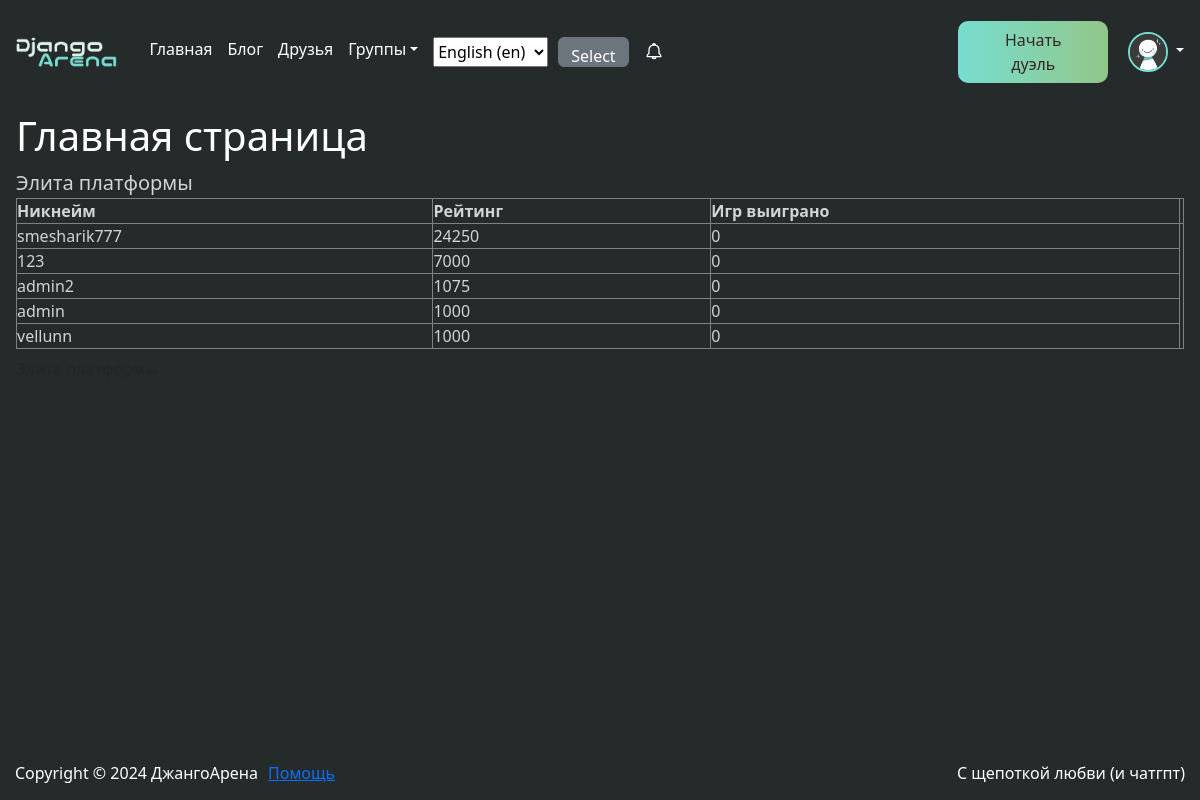
The page / (signed in) on the database its author committed.
### core/models.py (models this page shows, shortened)
class User(django.contrib.auth.models.AbstractUser):
    shortname = django.db.models.CharField(
        verbose_name="имя",
        help_text="Введите свое имя(настояшее или вымышленное, \
            главное - чемпионское)",
        max_length=16,
        blank=True,
        null=True,
    )
    birthday = django.db.models.DateField(
        "дата рождения",
        help_text="Укажите дату рождения",
        null=True,
        blank=True,
        validators=[valid_birthday],
    )
    username = django.db.models.CharField(
        verbose_name="имя пользователя",
        help_text="Придумайте уникальное имя пользователя",
        max_length=16,
        unique=True,
    )
    image = django.db.models.ImageField(
        "аватарка",
        help_text="Загрузите аватарку",
        upload_to=get_path_image,
        null=True,
        blank=True,
    )
    rating = django.db.models.IntegerField(default=1000)
    views = django.db.models.PositiveIntegerField(default=0)
    friends = django.db.models.ManyToManyField(
        "self",
        blank=True,
    )
    github_link = django.db.models.URLField(
        verbose_name="ссылка на ваш github",
        blank=True,
        null=True,
    )
    gitlab_link = django.db.models.URLField(
        verbose_name="ссылка на ваш gitlab",
        blank=True,
        null=True,
    )
    games_played = django.db.models.PositiveIntegerField(default=0)
    games_won = django.db.models.PositiveIntegerField(default=0)
    easy_problems = django.db.models.PositiveIntegerField(default=0)
    medium_problems = django.db.models.PositiveIntegerField(default=0)
    hard_problems = django.db.models.PositiveIntegerField(default=0)
    def __str__(self):
        return f"{self.username}"
    class Meta:
        verbose_name = "пользователь"
        verbose_name_plural = "пользователи"

### homepage/views.py (the view)
# urls.py: django.urls.path("", homepage.views.HomeView.as_view(), name="main"),
class HomeView(django.views.View):
    def get(self, *args, **kwargs):
        a_week_ago = django.utils.timezone.now() - datetime.timedelta(weeks=1)
        note_of_a_week = (
            notes.models.Note.objects.filter(
                created_at__gte=a_week_ago,
            )
            .order_by("-likes")
            .first()
        )
        top_users = core.models.User.objects.order_by("-rating")[:5]
        context = {
            "title": "Главная",
            "link": uuid.uuid4().hex,
            "top_users": top_users,
            "note_of_a_week": note_of_a_week,
        }
        return django.shortcuts.render(
            self.request,
            template_name="homepage/main.html",
            context=context,
        )

### notifications/context_processors.py (called while the page is built)
def get_notifications(request):
    if request.user.is_authenticated:
        user = core.models.User.objects.get(pk=request.user.id)
        cur_notifications = notifications.models.Notification.objects.filter(
            recipient=user.id,
        )
    else:
        cur_notifications = []
    return {"notifications": cur_notifications}

### notifications/models.py (called while the page is built)
    def __str__(self):
        return (
            f"{self.notification_type} {str(self.sender)}"
            f" {str(self.recipient)} {str(self.text)}"
        )

### templates/homepage/main.html (shortened to what this page needs)
{% extends "base.html" %}
{% block content %}
<div class="main">
    <h1 class="text-white">Главная страница</h1>
    <div class="main__top-users">
        <span class="main__top__title">Элита платформы</span>
        <table border="1" class="main__top__table">
            <caption>Элита платформы</caption>
            <tr>
             <th>Никнейм</th>
             <th>Рейтинг</th>
             <th>Игр выиграно</th>
             <th></th>
            </tr>
            {% for user in top_users %}
                <tr>
                    <td>{{ user.username }}</td>
                    <td>{{ user.rating }}</td>
                    <td>{{ user.games_won }}</td>
                </tr>
            {% endfor %}
        </table>
    </div>
</div>
{% endblock content %}

### templates/base.html (shortened to what this page needs)
{% load static %}
<!DOCTYPE html>
<html lang="en">
<head>
  <link type="text/css" rel="stylesheet" href="{% static 'codemirror/css/codemirror.min.css' %}">
  <link type="text/css" rel="stylesheet" href="{% static 'codemirror/css/dracula.min.css' %}">
  <link href="{% static "bootstrap/css/bootstrap.min.css" %}" rel="stylesheet">
  <link href="{% static "swiper/css/swiper-bundle.min.css" %}" rel="stylesheet">
  <link rel="stylesheet" type="text/css" href="{% static 'popup/popup.css' %}">
  <link href="{% static "style.css" %}" rel="stylesheet">
  <link href="{% static "css/header.css" %}" rel="stylesheet">
  <link href="{% static "css/footer.css" %}" rel="stylesheet">
  <link href="{% static "css/results.css" %}" rel="stylesheet">
  <link href="{% static "css/profile.css" %}" rel="stylesheet">
  <link href="{% static "css/lobby.css" %}" rel="stylesheet">
  <link href="{% static "css/blog.css" %}" rel="stylesheet">
  <link href="{% static "css/chat.css" %}" rel="stylesheet">
  <link href="{% static "css/main.css" %}" rel="stylesheet">
  <link rel="stylesheet" href="https://cdnjs.cloudflare.com/ajax/libs/noty/3.1.4/noty.min.css">
</head>
<body class="flex-container">
  <div class="wrapper">
    {% include "includes/header.html" %}
    <div class="content p-3">
      {% block content %}{% endblock content %}
  </div>
  {% include "includes/footer.html" %}
</div>
</body>
</html>

### templates/includes/header.html (shortened to what this page needs)
{% load i18n %}
{% load static %}
<header class="header">
  <nav class="header__navbar navbar-header navbar navbar-expand-lg navbar-dark">
    <div class="p-3">
      <a class="menu-header__link" href="{% url 'homepage:main' %}">
        <img src="{% static "logo.jpg" %}" alt="" height="37" class="d-inline-block align-text-top">
      </a>
    </div>
    <ul class="navbar-header__menu navbar-header__menu-left menu-header p-3">
      <li class="menu-header__item">
        <a class="menu-header__link" href="{% url 'homepage:main' %}">{% translate "Главная" %}</a>
      </li>
      <li class="menu-header__item">
        <a class="menu-header__link" href="{% url 'notes:blog-all' %}">{% translate "Блог" %}</a>
      </li>
      {% if request.user.is_authenticated %}
        <li class="menu-header__item">
          <a class="menu-header__link" href="{% url 'users:friends' %}">{% translate "Друзья" %}</a>
        </li>
        <li class="menu-header__item nav-item dropdown">
          <a class="menu-header__link dropdown-toggle" data-bs-toggle="dropdown" href="#" role="button" aria-expanded="false">{% translate "Группы" %}</a>
        </li>
      {% endif %}
      <form action="{% url 'set_language' %}" method="post" style="display:flex; gap: 10px;">{% csrf_token %}
          <select name="language" style="height: 30px;">
              {% get_current_language as LANGUAGE_CODE %}
              {% get_available_languages as LANGUAGES %}
              {% get_language_info_list for LANGUAGES as languages %}
              {% for language in languages %}
                  <option value="{{ language.code }}"{% if language.code == LANGUAGE_CODE %} selected{% endif %}>
                      {{ language.name_local }} ({{ language.code }})
                  </option>
              {% endfor %}
          </select>
          <input class="btn btn-secondary" style="height: 30px;" type="submit" value="Select">
      </form>
      <li class="menu-header__item" id="header-notifications-button">
        <img class="menu-header__img" src="{% static "images/icons/header_notifications.svg" %}" alt="">
      </li>
    </ul>
    <ul class="navbar-header__menu navbar-header__menu-right menu-header p-3">
      {% if request.user.is_authenticated %}
        <li class="menu-header__item">
          <link rel="stylesheet" type="text/css" href="{% static 'popup/popup.css' %}">
          <button class="gradient-button" data-hx-get="{% url 'lobby:gameplay-settings' %}" data-hx-target="#dialog">{% translate "Начать дуэль" %}</button>
        </li>
        <div class="dropdown-center">
          <a class="profile-dropdown__link dropdown-toggle" type="button" data-bs-toggle="dropdown" aria-expanded="false">
            <img id="ava" class="social-profile__image rounded-circle" alt=""
                src={% if request.user.image %}"{{ request.user.image.url }}"{% else %}{% static "images/avatar.png" %}{% endif %}
                loading="lazy">
          </a>
        </div>
      {% endif %}
    </ul>
  </nav>
</header>

### templates/includes/footer.html
{% load static %}
{% load i18n %}
<footer class="footer">
  <div class="footer__copyright">{% translate "Copyright © 2024 ДжангоАрена" %}</div>
  <a class="footer__support" href="{% url 'feedback:feedback' %}">{% translate "Помощь" %}</a>
  <div class="footer__love">{% translate "С щепоткой любви (и чатгпт)" %}</div>
</footer>

### static_dev/style.css (style rules this page uses)
* { padding: 0; }
ul { padding: 0; }
body { height: 100%; color: #cdd5d6; }
.wrapper { position: relative; height: 100%; min-height: 100vh; }
.flex-container { display: flex; flex-direction: column; flex-direction: column; height: 100%; min-height: 100vh; background-color: #252b2a; }
nav { background-color: #252b2a; }
td, th { border-width: 1px !important; }
.main__top__table { width: 100%; }
.main__top__title { font-size: 20px !important; }

### static_dev/css/header.css (style rules this page uses)
.header__navbar { display: flex; justify-items: center; padding-bottom: 0; }
.navbar-header__menu { display: flex; width: 100%; gap: 15px; list-style: none; margin: 0; }
.navbar-header__menu-right { justify-content: right; align-items: center; }
.menu-header__link { text-decoration: none; color: white; }
.menu-header__img { width: 20px; height: 20px; }
.menu-header__item { position: relative; }
.gradient-button { float: right; margin: -2% 3%; background: linear-gradient(to right, #77ddd0 0%, #92c789 100%); border: none; border-radius: 10px; color: #352727; width: 150px; padding: 7px 25px; font-size: 16px; cursor: pointer; }
.menu-header__link { text-decoration: none; }
.profile-dropdown__link { text-decoration: none; color: white; }
#ava { border: 2px solid #77ddd0; outline-offset: 2px; width: 40px; height: 40px; }

### static_dev/css/footer.css (style rules this page uses)
.footer { position: absolute; bottom: 0; width: 100%; color: white; display: flex; gap: 10px !important; align-items: center; background-color: #252B2A; padding: 15px; margin-top: auto; }
.footer__love { margin-left: auto; }

### static_dev/css/profile.css (style rules this page uses)
.social-profile__image { width: 100px; height: 100px; }

### static_dev/css/chat.css (style rules this page uses)
form { margin-bottom: 0; }

### static_dev/css/main.css (style rules this page uses)
td, th { border-width: 1px !important; }
.main__top__table { width: 100%; }
.main__top__title, .main__note-of-a-week__title { font-size: 20px !important; }

### rows shown on the page
User: username "smesharik777", rating "24250", games_won "0"
User: username "123", rating "7000", games_won "0"
User: username "admin2", rating "1075", games_won "0"
User: username "admin", rating "1000", games_won "0"
User: username "vellunn", rating "1000", games_won "0"

### other values the page prints
form field language "English (en)"
